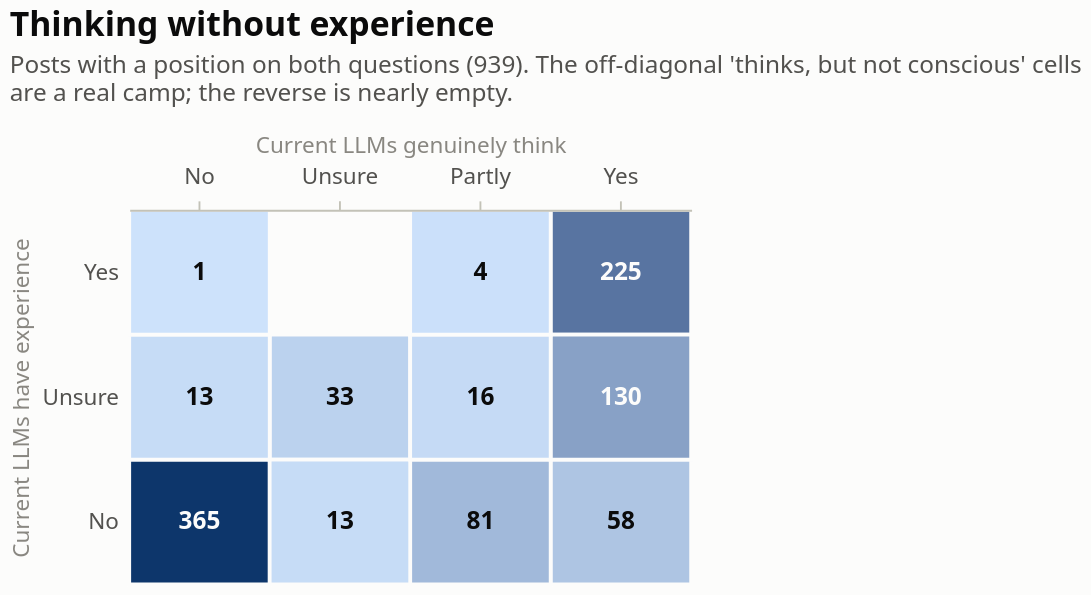

Write the Vega-Lite specification saved for this chart.
### Vega-Lite specification from a JSON file in a GitHub repository (floating-point values rounded to 4 significant figures)
{"$schema": "https://vega.github.io/schema/vega-lite/v6.4.1.json", "config": {"axis": {"domainColor": "#c3c2b7", "gridColor": "#e1e0d9", "gridWidth": 1, "labelColor": "#52514e", "labelFont": "system-ui, -apple-system, 'Segoe UI', sans-serif", "labelFontSize": 12, "labelPadding": 6, "tickColor": "#c3c2b7", "titleColor": "#898781", "titleFont": "system-ui, -apple-system, 'Segoe UI', sans-serif", "titleFontSize": 12, "titleFontWeight": 400}, "axisX": {"grid": false}, "axisY": {"domain": false, "ticks": false}, "background": "#fcfcfb", "bar": {"cornerRadiusEnd": 4}, "font": "system-ui, -apple-system, 'Segoe UI', sans-serif", "header": {"labelColor": "#0b0b0b", "labelFont": "system-ui, -apple-system, 'Segoe UI', sans-serif", "labelFontSize": 13, "labelFontWeight": 600, "titleColor": "#898781", "titleFont": "system-ui, -apple-system, 'Segoe UI', sans-serif"}, "legend": {"direction": "horizontal", "labelColor": "#52514e", "labelFont": "system-ui, -apple-system, 'Segoe UI', sans-serif", "labelFontSize": 12, "orient": "top", "symbolSize": 80, "symbolType": "square", "titleColor": "#898781", "titleFont": "system-ui, -apple-system, 'Segoe UI', sans-serif", "titleFontSize": 12, "titleOrient": "left"}, "line": {"strokeCap": "round", "strokeJoin": "round", "strokeWidth": 2}, "point": {"filled": true, "size": 64}, "range": {"category": ["#2a78d6", "#eb6834", "#1baf7a", "#eda100", "#e87ba4", "#008300", "#4a3aa7", "#e34948"]}, "text": {"color": "#52514e", "font": "system-ui, -apple-system, 'Segoe UI', sans-serif", "fontSize": 12}, "title": {"anchor": "start", "color": "#0b0b0b", "font": "system-ui, -apple-system, 'Segoe UI', sans-serif", "fontSize": 18, "fontWeight": 600, "offset": 14, "subtitleColor": "#52514e", "subtitleFontSize": 13, "subtitlePadding": 6}, "view": {"stroke": null}}, "data": {"name": "data-8c55e2ff66ab918a8990771621a57bcc"}, "datasets": {"data-8c55e2ff66ab918a8990771621a57bcc": [{"experience": "No", "n": 58, "other": "Yes", "share": 0.06177}, {"experience": "No", "n": 81, "other": "Partly", "share": 0.08626}, {"experience": "Yes", "n": 225, "other": "Yes", "share": 0.2396}, {"experience": "No", "n": 365, "other": "No", "share": 0.3887}, {"experience": "Unsure", "n": 130, "other": "Yes", "share": 0.1384}, {"experience": "Unsure", "n": 33, "other": "Unsure", "share": 0.03514}, {"experience": "Unsure", "n": 13, "other": "No", "share": 0.01384}, {"experience": "No", "n": 13, "other": "Unsure", "share": 0.01384}, {"experience": "Unsure", "n": 16, "other": "Partly", "share": 0.01704}, {"experience": "Yes", "n": 4, "other": "Partly", "share": 0.00426}, {"experience": "Yes", "n": 1, "other": "No", "share": 0.001065}]}, "height": 200, "layer": [{"encoding": {"color": {"field": "n", "legend": null, "scale": {"range": ["#cde2fb", "#0d366b"]}, "type": "quantitative"}, "tooltip": [{"field": "experience", "title": "Experience", "type": "nominal"}, {"field": "other", "title": "Current LLMs genuinely think", "type": "nominal"}, {"field": "n", "title": "Posts", "type": "quantitative"}, {"field": "share", "format": ".0%", "title": "Share of committed", "type": "quantitative"}], "x": {"axis": {"labelAngle": 0, "labelPadding": 6, "orient": "top"}, "field": "other", "sort": ["No", "Unsure", "Partly", "Yes"], "title": "Current LLMs genuinely think", "type": "nominal"}, "y": {"field": "experience", "sort": ["Yes", "Unsure", "No"], "title": "Current LLMs have experience", "type": "nominal"}}, "mark": {"stroke": "#fcfcfb", "strokeWidth": 2, "type": "rect"}}, {"encoding": {"color": {"condition": {"test": "(datum.n > 112.67999999999999)", "value": "#fcfcfb"}, "value": "#0b0b0b"}, "text": {"field": "n", "format": ",d", "type": "quantitative"}, "x": {"field": "other", "sort": ["No", "Unsure", "Partly", "Yes"], "type": "nominal"}, "y": {"field": "experience", "sort": ["Yes", "Unsure", "No"], "type": "nominal"}}, "mark": {"fontSize": 13, "fontWeight": 600, "type": "text"}}], "title": {"subtitle": ["Posts with a position on both questions (939). The off-diagonal 'thinks, but not conscious' cells", "are a real camp; the reverse is nearly empty."], "text": "Thinking without experience"}, "width": 300}
